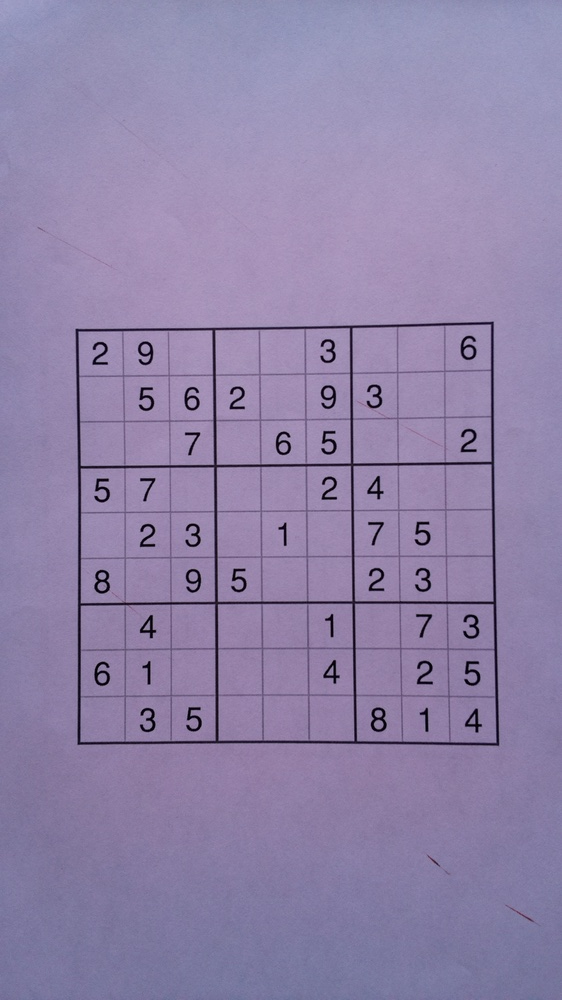
#> input picture integration/data/data_train/sudoku_image.jpg, 562 x 1000 px, shrunk from 1080 x 1920 before the run
$ python -i utils.py   (imports and definitions only)
#> lines starting #> are read from the running program, lines starting #| are printed output that depends on the picture
#> further down, picture is the input picture: shape (1000, 562, 3); mean B, G, R 168.9, 131.2, 143.9
# -*- coding: utf-8 -*-
"""
Created on Sat Apr  1 22:50:50 2023

@author: horry
"""

import argparse
import pathlib
from typing import Optional

import cv2
import matplotlib.pyplot as plt
import numpy as np

# [90 lines left out: functions get_base_parser, read, iprint, get_output_path, detect_hough_line_canny, not called in this run]


def detect_hough_line_sobel(img: np.ndarray,is_plot_edges: bool=0,len_kernel:int =40):

#> called with is_plot_edges = 0, len_kernel = 40
        kernel = np.ones((len_kernel,1))

        edgesx = cv2.Sobel(img,-1,1,0,ksize=3)
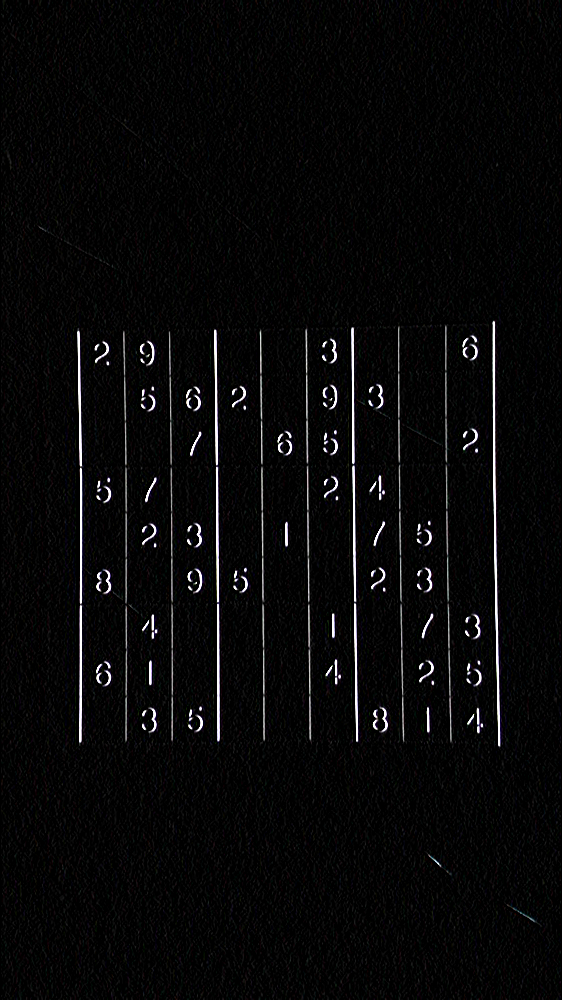
#> edgesx: shape (1000, 562, 3); mean B, G, R 8.2, 7.9, 8
        edgesx = (edgesx > 128).astype(np.uint8)
        edgesx = cv2.morphologyEx(edgesx, cv2.MORPH_OPEN, kernel)
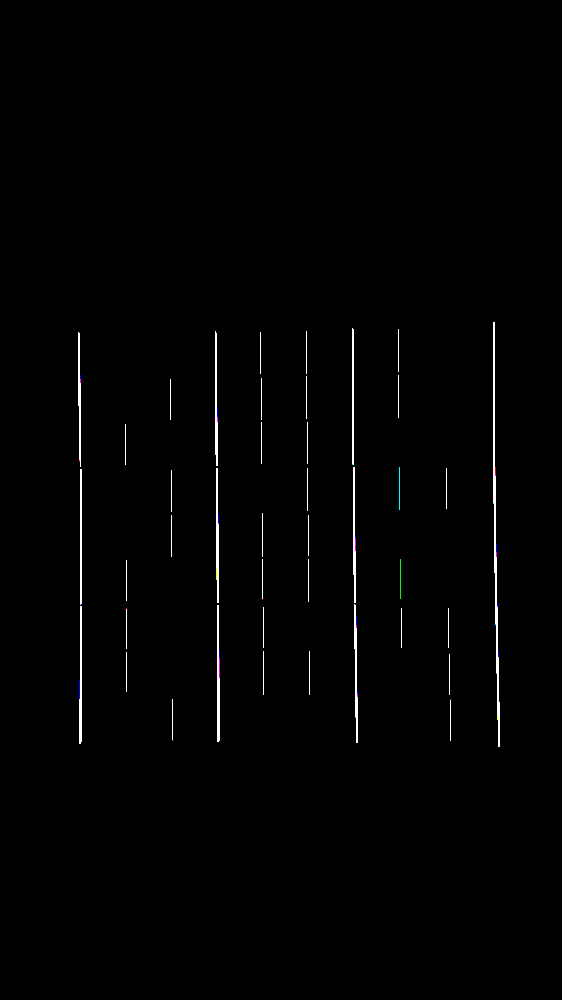
#> edgesx: shape (1000, 562, 3); mean B, G, R 0.009, 0.00884, 0.00881; drawn with 1 as white

        edgesy = cv2.Sobel(img,-1,0,1,ksize=3)
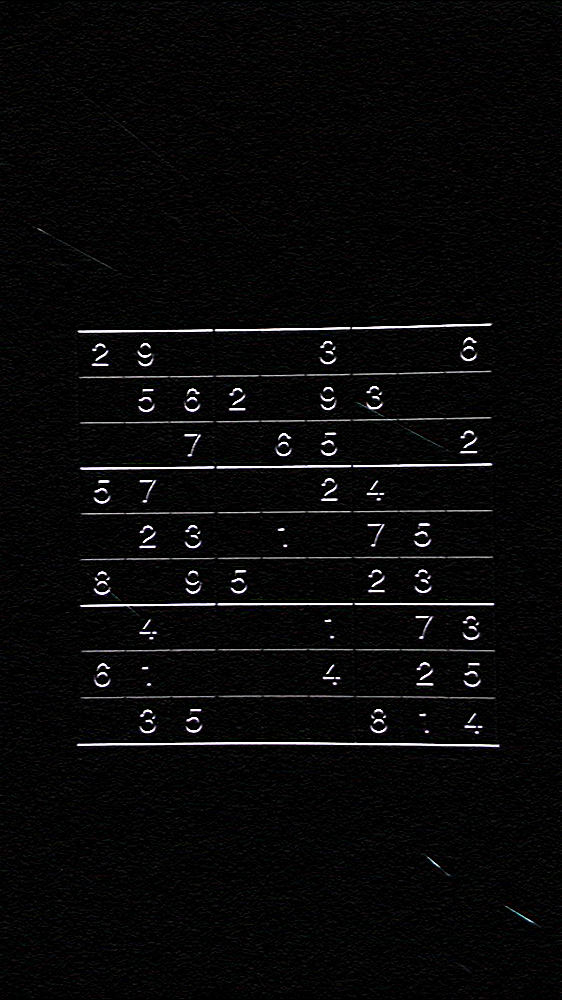
#> edgesy: shape (1000, 562, 3); mean B, G, R 8.4, 8.2, 8.3
        edgesy = (edgesy > 128).astype(np.uint8)
        edgesy = cv2.morphologyEx(edgesy, cv2.MORPH_OPEN, kernel.T)
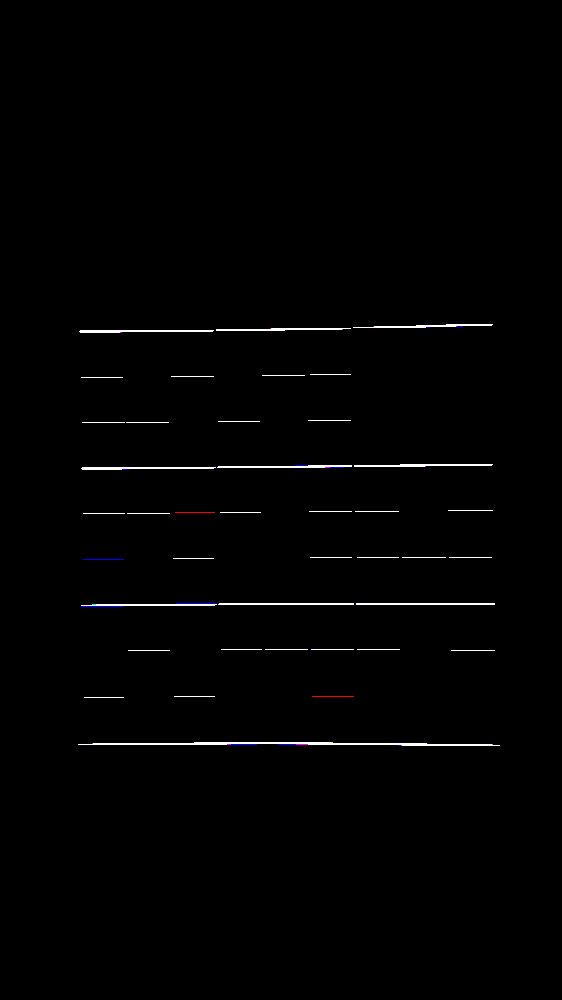
#> edgesy: shape (1000, 562, 3); mean B, G, R 0.00865, 0.00821, 0.0084; drawn with 1 as white

        if is_plot_edges:
            iprint(np.vstack((edgesx, edgesy)))

#> (the run stopped early here; a loop or call above may not have finished)
